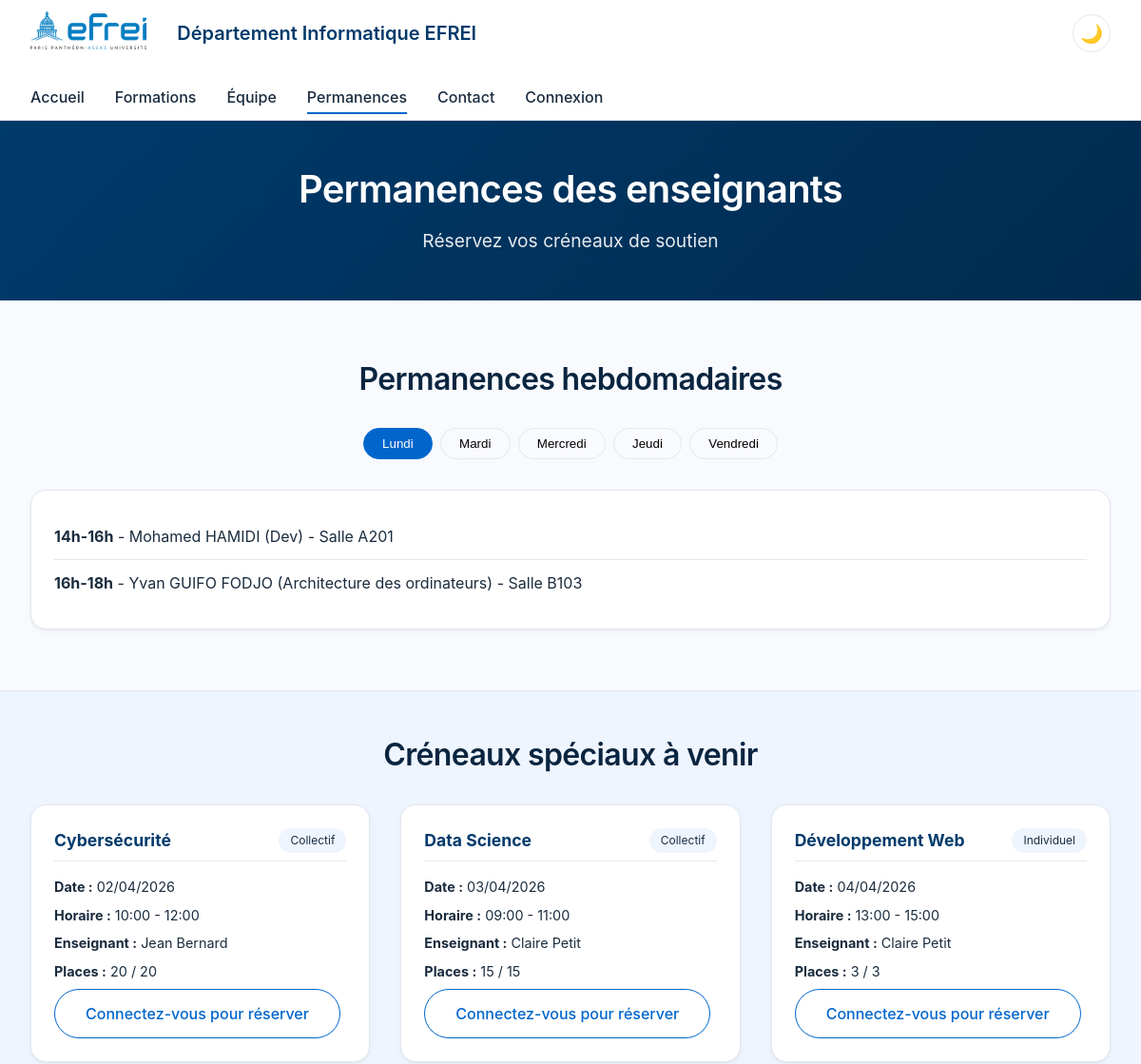
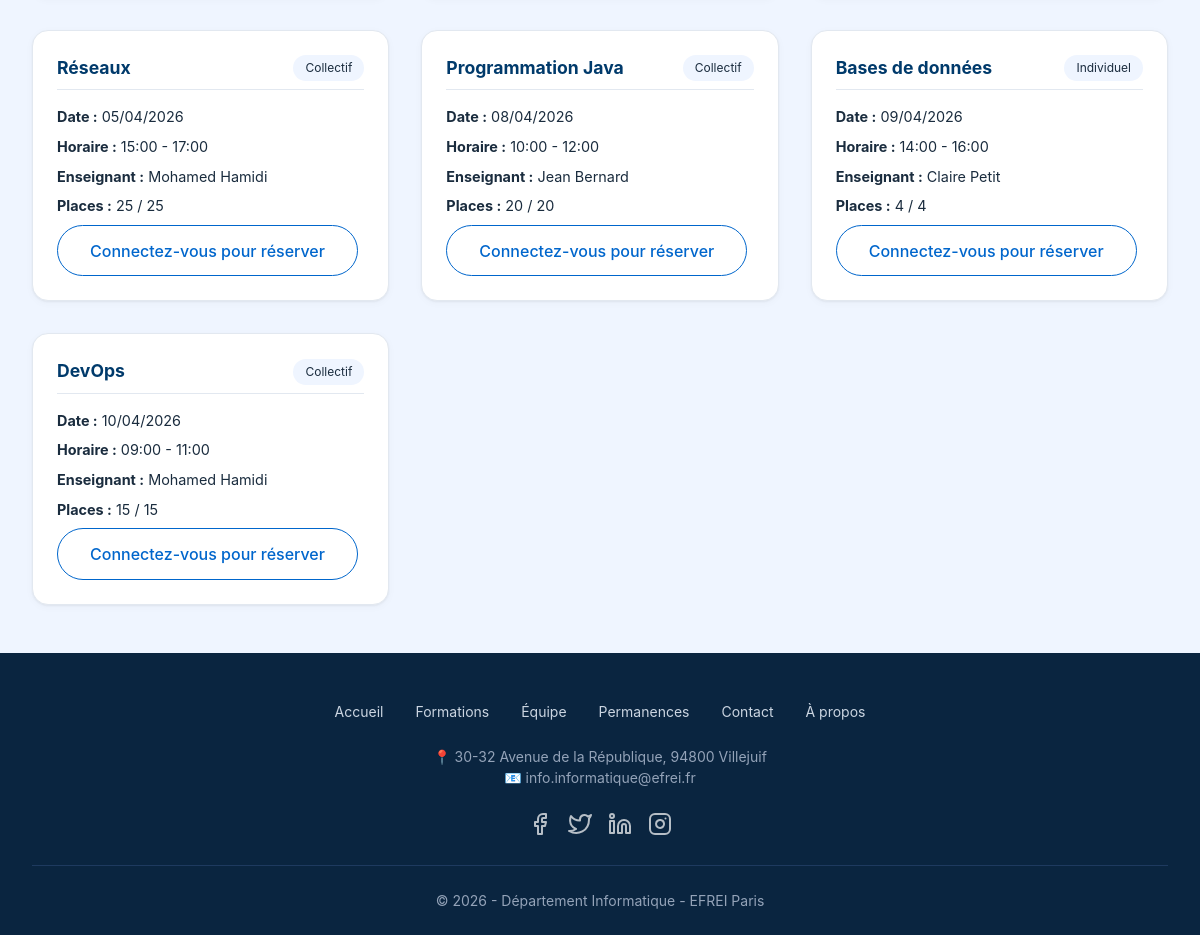
Screenshot of /permanences.php with the database file from the repository (2 pictures, top to bottom).
### tables this page shows
CREATE TABLE creneau (
    id INT AUTO_INCREMENT PRIMARY KEY,
    dateheure_debut DATETIME NOT NULL,
    dateheure_fin DATETIME NOT NULL,
    type_seance ENUM('individu', 'collective') DEFAULT 'collective',
    enseignant_id INT,
    matiere_id INT,
    capacite_max INT DEFAULT 20,
    FOREIGN KEY (enseignant_id) REFERENCES utilisateur(id) ON DELETE SET NULL,
    FOREIGN KEY (matiere_id) REFERENCES matiere(id) ON DELETE SET NULL,
    CHECK (dateheure_fin > dateheure_debut)
);

CREATE TABLE matiere (
    id INT AUTO_INCREMENT PRIMARY KEY,
    nom VARCHAR(100) NOT NULL UNIQUE,
    description TEXT
);

CREATE TABLE utilisateur (
    id INT AUTO_INCREMENT PRIMARY KEY,
    nom VARCHAR(100) NOT NULL,
    prenom VARCHAR(100) NOT NULL,
    email VARCHAR(255) NOT NULL UNIQUE,
    mot_de_passe VARCHAR(255) NOT NULL,
    role ENUM('etudiant', 'enseignant') DEFAULT 'etudiant',
    date_inscription DATETIME DEFAULT CURRENT_TIMESTAMP
);

### includes/config.php (called while the page is built, shortened)
<?php
function isStudent() {
    return isset($_SESSION['user_role']) && $_SESSION['user_role'] === 'etudiant';
}
?>

### permanences.php (the view, shortened to what this page needs)
<?php
require_once 'includes/config.php';
require_once 'includes/header.php';
$pdo = getDBConnection();
$creneauxDisponibles = [];
if ($pdo) {
    $stmt = $pdo->prepare("
        SELECT c.*, m.nom as matiere_nom, u.nom as enseignant_nom, u.prenom as enseignant_prenom,
               (SELECT COUNT(*) FROM reservation r WHERE r.creneau_id = c.id AND r.statut != 'annulee') as nb_reservations
        FROM creneau c
        JOIN matiere m ON c.matiere_id = m.id
        LEFT JOIN utilisateur u ON c.enseignant_id = u.id
        WHERE c.dateheure_debut > NOW()
        ORDER BY c.dateheure_debut ASC
    ");
    $stmt->execute();
    $creneauxDisponibles = $stmt->fetchAll();
}
?>
<main>
    <section class="page-header">
        <div class="container">
            <h1>Permanences des enseignants</h1>
            <p>Réservez vos créneaux de soutien</p>
        </div>
    </section>
    <section class="agenda-section">
        <div class="container">
            <h2>Permanences hebdomadaires</h2>
            <div class="agenda-tabs">
                <button class="tab-btn active" data-day="lundi">Lundi</button>
                <button class="tab-btn" data-day="mardi">Mardi</button>
                <button class="tab-btn" data-day="mercredi">Mercredi</button>
                <button class="tab-btn" data-day="jeudi">Jeudi</button>
                <button class="tab-btn" data-day="vendredi">Vendredi</button>
            </div>
            <div class="agenda-content" id="agenda-content"></div>
        </div>
    </section>
    <section class="creneaux-dynamiques">
        <div class="container">
            <h2>Créneaux spéciaux à venir</h2>
            <?php if (empty($creneauxDisponibles)): ?>
                <p>Aucun créneau spécial pour le moment.</p>
            <?php else: ?>
                <div class="creneaux-grid">
                    <?php foreach ($creneauxDisponibles as $c): ?>
                        <?php $placesRestantes = $c['capacite_max'] - $c['nb_reservations']; ?>
                        <div class="creneau-card">
                            <div class="creneau-header">
                                <span class="matiere"><?= htmlspecialchars($c['matiere_nom']) ?></span>
                                <span class="type"><?= $c['type_seance'] === 'individu' ? ' Individuel' : ' Collectif' ?></span>
                            </div>
                            <div class="creneau-info">
                                <p><strong> Date :</strong> <?= date('d/m/Y', strtotime($c['dateheure_debut'])) ?></p>
                                <p><strong> Horaire :</strong> <?= date('H:i', strtotime($c['dateheure_debut'])) ?> - <?= date('H:i', strtotime($c['dateheure_fin'])) ?></p>
                                <p><strong> Enseignant :</strong> <?= htmlspecialchars($c['enseignant_prenom'] . ' ' . $c['enseignant_nom']) ?></p>
                                <p><strong> Places :</strong> <?= $placesRestantes ?> / <?= $c['capacite_max'] ?></p>
                            </div>
                            <?php if (isStudent()): ?>
                                <?php if ($placesRestantes > 0): ?>
                                    <form method="POST" action="">
                                        <input type="hidden" name="creneau_id" value="<?= $c['id'] ?>">
                                        <input type="hidden" name="matiere_id" value="<?= $c['matiere_id'] ?>">
                                        <button type="submit" name="reserver" class="btn btn-primary">Réserver</button>
                                    </form>
                                <?php else: ?>
                                    <button class="btn btn-secondary" disabled>Complet</button>
                                <?php endif; ?>
                            <?php else: ?>
                                <a href="login.php" class="btn btn-secondary">Connectez-vous pour réserver</a>
                            <?php endif; ?>
                        </div>
                    <?php endforeach; ?>
                </div>
            <?php endif; ?>
        </div>
    </section>
</main>
<?php require_once 'includes/footer.php'; ?>

### includes/header.php (shortened to what this page needs)
<!DOCTYPE html>
<html lang="fr">
<head>
    <link rel="stylesheet" href="assets/css/style.css?v=<?= time() ?>">
    <link rel="stylesheet" href="assets/css/responsive.css?v=<?= time() ?>">
    <link rel="stylesheet" href="assets/css/dark-mode.css?v=<?= time() ?>">
</head>
<body>
    <header>
        <div class="container header-container">
            <div class="logo">
                <a href="index.php">
                    <img src="assets/images/logo/efrei-logo.png" alt="EFREI" class="logo-light">
                </a>
            </div>
            <div class="site-title"><?= SITE_NAME ?></div>
            <button id="dark-mode-toggle" class="dark-mode-btn">🌙</button>
            <?php require_once 'config.php'; ?>
            <?php require_once 'nav.php'; ?>
        </div>
    </header>
    <main>

### includes/nav.php
<nav>
    <ul class="nav-menu">
        <li><a href="index.php" <?= basename($_SERVER['PHP_SELF']) == 'index.php' ? 'class="active"' : '' ?>>Accueil</a></li>
        <li><a href="formations.php" <?= basename($_SERVER['PHP_SELF']) == 'formations.php' ? 'class="active"' : '' ?>>Formations</a></li>
        <li><a href="equipe.php" <?= basename($_SERVER['PHP_SELF']) == 'equipe.php' ? 'class="active"' : '' ?>>Équipe</a></li>
        <li><a href="permanences.php" <?= basename($_SERVER['PHP_SELF']) == 'permanences.php' ? 'class="active"' : '' ?>>Permanences</a></li>
        <li><a href="contact.php" <?= basename($_SERVER['PHP_SELF']) == 'contact.php' ? 'class="active"' : '' ?>>Contact</a></li>
        <?php if (isset($_SESSION['user_id'])): ?>
            <li><a href="dashboard.php">👤 Mon compte</a></li>
            <li><a href="logout.php"> Déconnexion</a></li>
        <?php else: ?>
            <li><a href="login.php"> Connexion</a></li>
        <?php endif; ?>
    </ul>
</nav>

### includes/footer.php (shortened to what this page needs)
</main>
    <footer>
        <div class="container footer-container">
            <div class="footer-nav">
                <a href="index.php">Accueil</a>
                <a href="formations.php">Formations</a>
                <a href="equipe.php">Équipe</a>
                <a href="permanences.php">Permanences</a>
                <a href="contact.php">Contact</a>
                <a href="contact.php#about">À propos</a>
            </div>
            <div class="footer-info">
                <p>📍 30-32 Avenue de la République, 94800 Villejuif</p>
                <p>📧 info.informatique@efrei.fr</p>
            </div>
            <div class="footer-social">
                <a href="#"><img src="assets/images/icons/facebook.svg" alt="Facebook"></a>
                <a href="#"><img src="assets/images/icons/twitter.svg" alt="Twitter"></a>
                <a href="#"><img src="assets/images/icons/linkedin.svg" alt="LinkedIn"></a>
                <a href="#"><img src="assets/images/icons/instagram.svg" alt="Instagram"></a>
            </div>
            <div class="footer-copyright">
                &copy; 2026 - Département Informatique - EFREI Paris
            </div>
        </div>
    </footer>
</body>
</html>

### rows the page displays
creneau: matiere.nom "Cybersécurité", type_seance "Collectif", dateheure_debut "02/04/2026", dateheure_debut "10:00", dateheure_fin "12:00", enseignant.nom "Jean Bernard", capacite_max "20"
creneau: matiere.nom "Data Science", type_seance "Collectif", dateheure_debut "03/04/2026", dateheure_debut "09:00", dateheure_fin "11:00", enseignant.nom "Claire Petit", capacite_max "15"
creneau: matiere.nom "Développement Web", type_seance "Individuel", dateheure_debut "04/04/2026", dateheure_debut "13:00", dateheure_fin "15:00", enseignant.nom "Claire Petit", capacite_max "3"
creneau: matiere.nom "Réseaux", type_seance "Collectif", dateheure_debut "05/04/2026", dateheure_debut "15:00", dateheure_fin "17:00", enseignant.nom "Mohamed Hamidi", capacite_max "25"
creneau: matiere.nom "Programmation Java", type_seance "Collectif", dateheure_debut "08/04/2026", dateheure_debut "10:00", dateheure_fin "12:00", enseignant.nom "Jean Bernard", capacite_max "20"
creneau: matiere.nom "Bases de données", type_seance "Individuel", dateheure_debut "09/04/2026", dateheure_debut "14:00", dateheure_fin "16:00", enseignant.nom "Claire Petit", capacite_max "4"
creneau: matiere.nom "DevOps", type_seance "Collectif", dateheure_debut "10/04/2026", dateheure_debut "09:00", dateheure_fin "11:00", enseignant.nom "Mohamed Hamidi", capacite_max "15"

### other values shown
SITE_NAME "Département Informatique EFREI"
